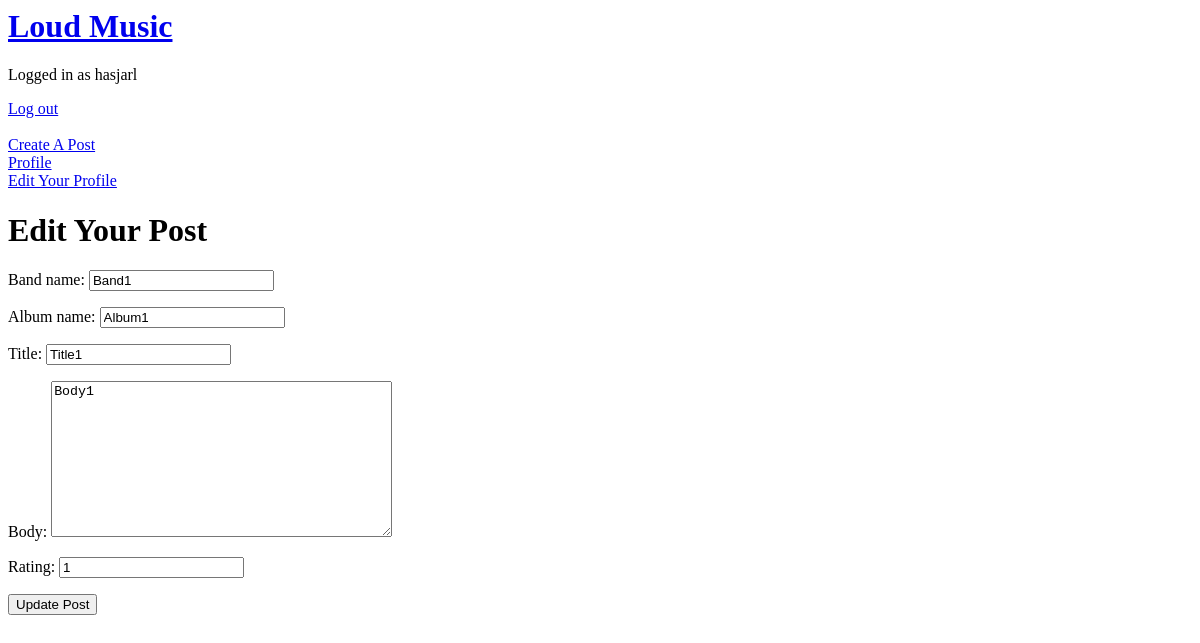
The page /post/1/edit (signed in) on the database as committed earlier.
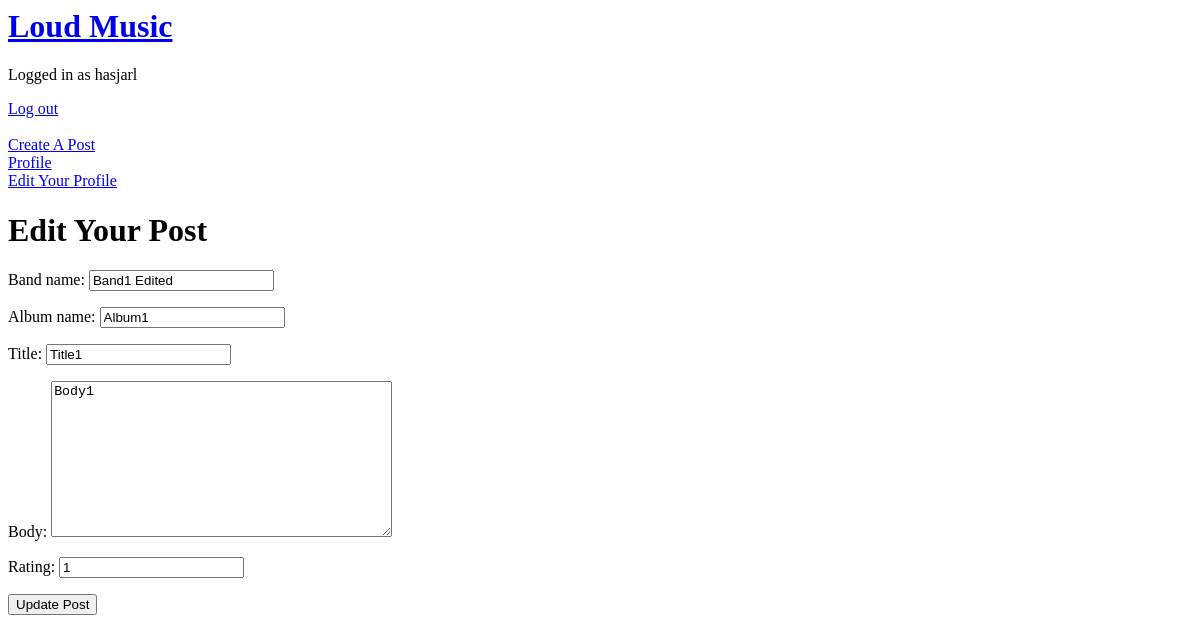
The same page on the database as committed later.
### blog/models.py (models this page shows, shortened)
class Post(models.Model):
    title = models.CharField(max_length=100)
    album_name = models.CharField(max_length=100,default="")
    band_name = models.CharField(max_length=50,default="")
    author = models.ForeignKey(settings.AUTH_USER_MODEL ,
                               on_delete=models.CASCADE , )
    body = models.TextField(max_length=5000)
    rating = models.CharField(max_length=2)

### blog/views.py (the view)
# urls.py: path("post/<int:pk>/edit" , PostUpdateView.as_view() , name= "post_edit"),
class PostUpdateView(LoginRequiredMixin,UserPassesTestMixin,UpdateView):
    model = Post
    fields = ["band_name" , "album_name" , "title" ,"body" , "rating"]
    template_name = "post_edit.html"
    def test_func(self):
        obj = self.get_object()
        return obj.author == self.request.user

### templates/post_edit.html
{% extends "base.html" %}
{% block content %}
<h1>Edit Your Post</h1>
<form method="post">{%csrf_token%}
    {{form.as_p}}
    <input type="submit" value="Update Post">
</form>
{% endblock content %}

Rows that differ between the two databases and show on the page:
changed Post "Album1": band_name "Band1" → "Band1 Edited"
